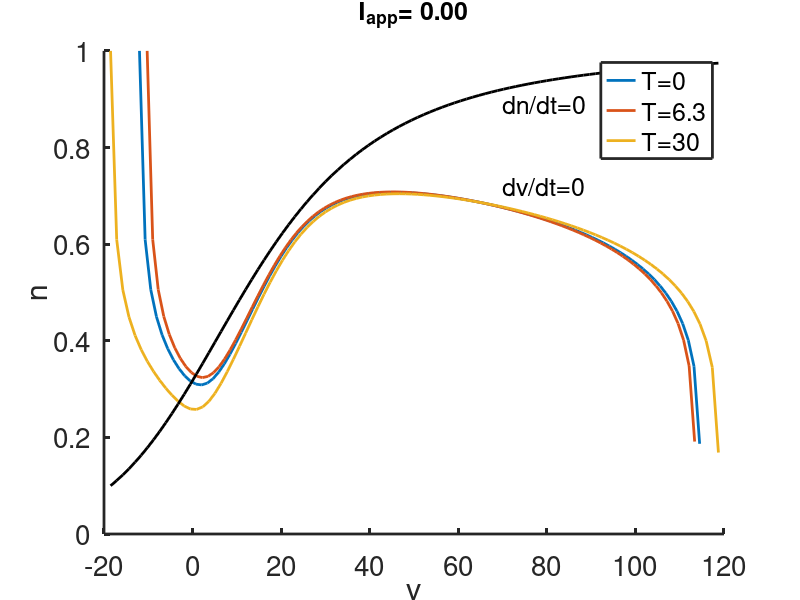

This figure's MATLAB source:
% Here we plot the nullclines for the rHH equations for several values of
% temperature
 
function rHH_solver
global gnabar gkbar gl vna vk vl Iapp rn0  BCL

set(0,                           ...
   'defaultaxesfontsize', 20,   ...
   'defaultaxeslinewidth', 2, ...
   'defaultlinelinewidth', 2.0);
   
%parameters

% set parameters
 
 Veq = -65; % is the physiological formulation resting potential 
 
Tmin = -273.15;  % absolute zero temperature
Tc = 6.3; %the temperature for the original HH model 
% pick a temperature for this simulation
 
Templist = [6.3,0,30];
 

%These are the Nernst potentials:
VNa = 50; % the sodium Nernst potential
VK = -77;  % the potassium Nernst potential
VL = -54.4;  % the leak Nernst potential

for nTmps= 1:length(Templist) % for a list of temperatures
 
Temp = Templist(nTmps);
      Tfact=(Temp-Tmin)/(6.3-Tmin);% temperature correction factor for Nernst potentials
%the driving force for the currents are the Nernst potentials shifted by Veq
 vna = Tfact*VNa -  Veq;
 vk = Tfact*VK- Veq;
 vl = Tfact*VL - Veq;
 
gnabar = 120.;
gkbar = 36;
gl = 0.3;
 
rn0 = 0.8;
%rn0 = 0.9;
BCL = 0;
% pick a value of Iapp 

Iplist=[0,50,120];
Ipj = 1;
 
    Iapp = Iplist(Ipj);
 
%  find the v nullcline by bisection
vlist = linspace(vk+.01,vna-0.5,100);% list of v values to use; avoid exactly vk and exactly Vna
[n0 ,ninf]=get_nullclines(vlist);
 
 % save n0 for plotting
 n0sv(:,nTmps)=n0';
 vlsv(:,nTmps) = vlist';
end

formatSpecF = '%5.2f\n';
 
% the phase portrait
figure(1)
plot(vlsv(:,1),n0sv(:,1),vlsv(:,2),n0sv(:,2),vlsv(:,3),n0sv(:,3),vlist,ninf,'k', 'linewidth',2)  
xlabel('v')
ylabel('n')
legend('T=0','T=6.3','T=30','fontsize',18)
 text(70,.72,'dv/dt=0','fontsize',18)
 text(70,0.89,'dn/dt=0','fontsize',18)
title(strcat('I_{app}= ',sprintf(formatSpecF,Iapp)),'fontsize',18)
box off

%%%%%%%%%%%%%%%%%%%%%%%%%%%%%%%%%%%%%%
%the right hand side for ode simulation:
function s_prime=deRHS(t,s)
global gnabar gkbar gl vna vk vl Iapp BCL rn0

v = s(1);
n = s(2);
% If there is a stimulus, add it
Istim = (BCL>0)*Iapp/cosh(mod(t,BCL)-BCL/4) + (BCL==0)*Iapp;
 
Gt= gate_de(v);
AM=Gt(1);
BM = Gt(2);
AN = Gt(3);
BN = Gt(4);
 
h = rn0 - n;
aminf = AM/(AM+BM);
 
Ina = gnabar*aminf.^3.*h.*(v-vna) ;
Ik = gkbar*n.^4*(v-vk);
Icl = gl*(v-vl);
      
Fv = -Ina-Ik-Icl;
Fw=AN*(1.-n)-BN*n;

s_prime = [Fv+Istim Fw]';
%%%%%%%%%%%%%%%%%%%%%%%%%%%%%%%%%%%%%%

function [n0,ninf]= get_nullclines(vlist)
global v  
% for each v in vlist find f(v,n) = 0 by bisection
 
 for j = 1:length(vlist)
    v=vlist(j);

 % guess a lower bound 
a = 0;

% guess an upper bound
b = 1;

%this is the answer - call the function bisect(a,b,@fval)

n0(j)= bisect(a,b,@feval);
 
Gt= gate_de(v);
AN = Gt(3);
BN = Gt(4);
ninf(j) = AN/(AN+BN);

    end
 
%%%%%%%%%%%%%%%%%%%%%%%%%%%%%%%%%%%%%%%
function fn = feval(n)
global v
% evaluate the function

s=[v,n];
 t=0;
fhh= deRHS(t,s);  % use the rhs of the de
fn=fhh(1);
 

%%%%%%%%%%%%%%%%%%%%%%%%%%%%%%%%%%%
function gate = gate_de(v)
 % calculate the gating functions for V                 
AM=.1*(25.-v)./(exp(2.5 -0.1*v)-1.);
BM=4.*exp(-v/18.);
AN=.01*(10.-v)./(exp(1.-0.1*v)-1.);
BN=.125*exp(-v/80.);

gate = [AM BM AN BN];

%%%%%%%%%%%%%%%%%%%%%%%%%%%%%%%%%%%%%%%
function root = bisect(a,b,feval)

ul = a;
fl = feval(ul);
uu = b;
fu = feval(uu);

% we make the assumption, without checking, that 
% fu*fl<0

% if not, the algorithm fails to find a root.

N = 20;  % number of iterates
% the main bisection algorithm
for jk = 1:N
uc = (ul+uu)/2;
fc = feval(uc);
ftest = (fc.*fl>0);
ul = ftest.*uc+(1-ftest).*ul;
fl = ftest.*fc + (1-ftest).*fl;

uu = (1-ftest).*uc+ ftest.*uu;
fu = (1-ftest).*fc + ftest.*fu;
end
root = uc;

 
